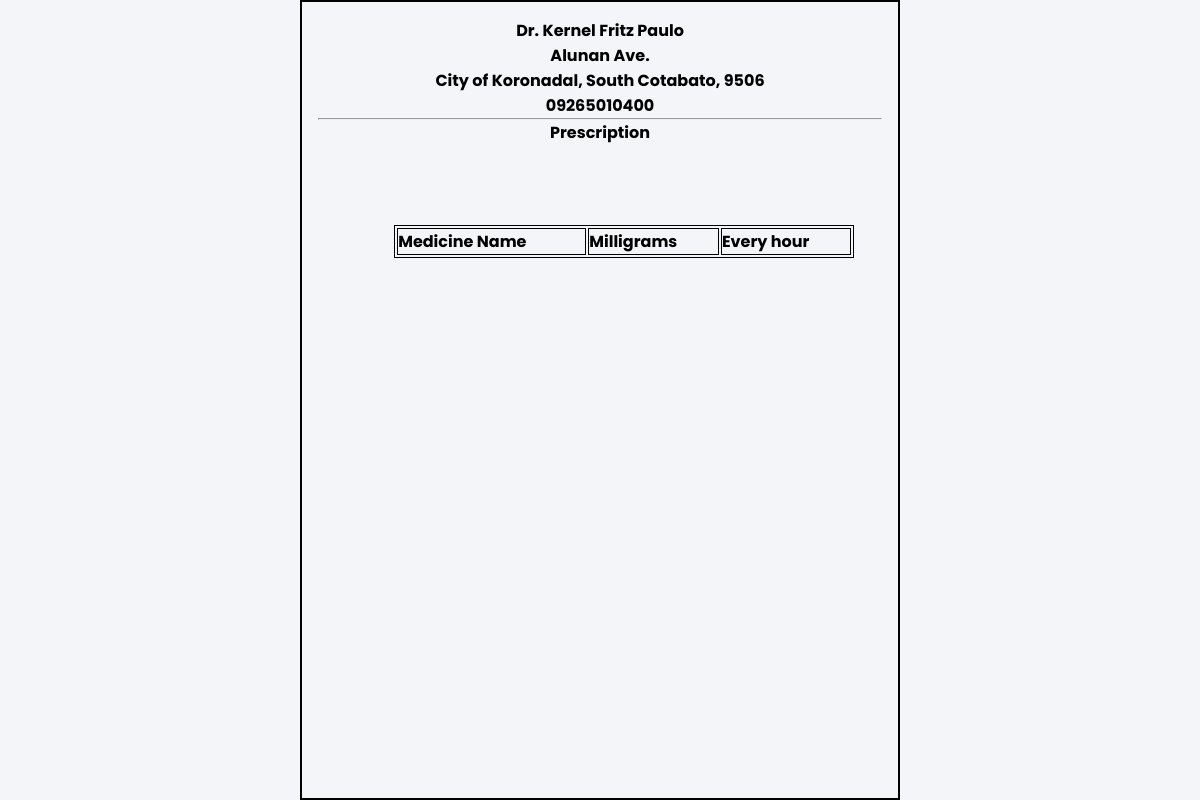
The page /prescriptionWatcher.php?acct_id=1 on the database as committed earlier.
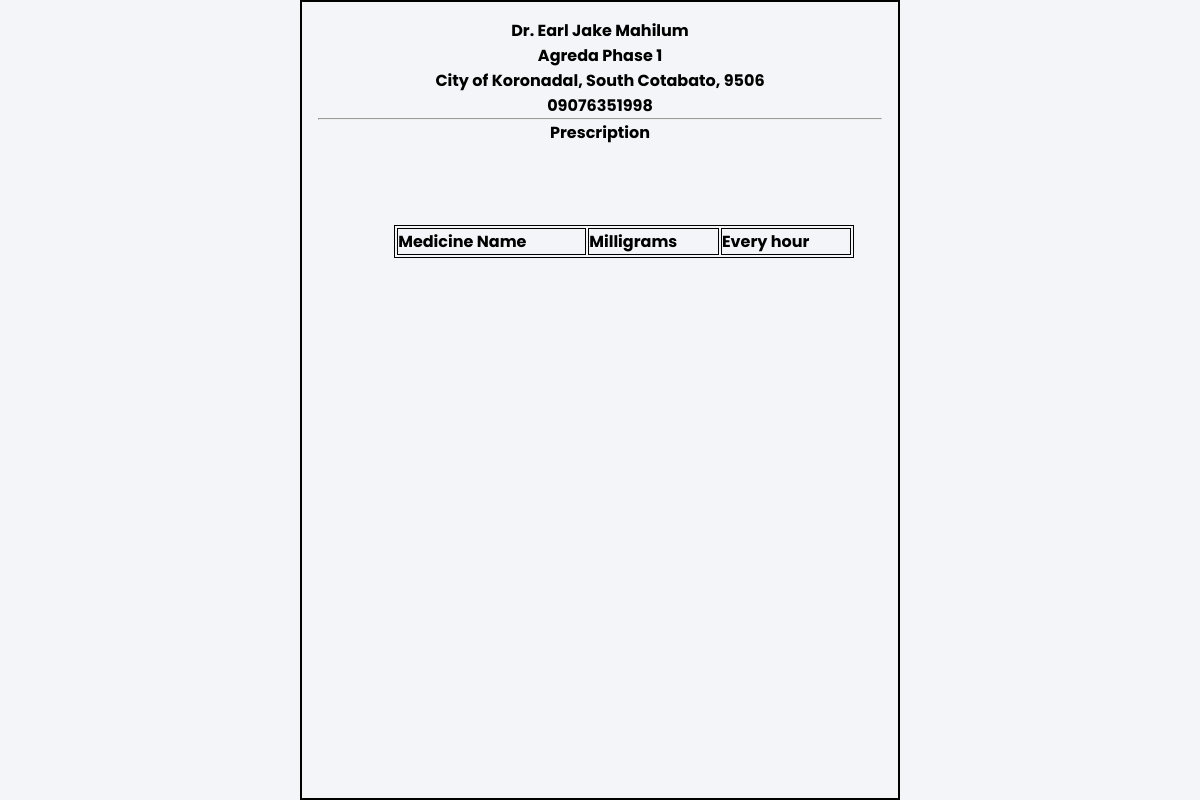
The same page on the database as committed later.
### tables this page shows
CREATE TABLE `account` (
  `acct_id` int(11) NOT NULL,
  `last_name` varchar(100) NOT NULL,
  `first_name` varchar(100) NOT NULL,
  `username` varchar(50) NOT NULL,
  `password` varchar(50) NOT NULL,
  `email` varchar(100) NOT NULL,
  `status` enum('0','1') NOT NULL,
  `type` enum('0','1') NOT NULL,
  `avatar` varchar(100) DEFAULT 'icon.png'
);

CREATE TABLE `clinic_info` (
  `clinic_id` int(11) NOT NULL,
  `doc_clinic_id` int(11) DEFAULT NULL,
  `clinic_address` varchar(100) DEFAULT NULL,
  `office_days` varchar(100) DEFAULT NULL,
  `office_time` varchar(100) DEFAULT NULL,
  `contact_info` varchar(15) DEFAULT NULL
);

### prescriptionWatcher.php (the view, shortened to what this page needs)
<?php
	include('connect.php');
	if(isset($_GET['acct_id']))
	{
		$id = $_GET['acct_id'];
	}
 ?>
 <!DOCTYPE html>
 <html>
 <head>
 </head>
 	<link rel="stylesheet" type="text/css" href="css/prescriptionWatcher.css">
 	<link rel="stylesheet" type="text/css" href="css/diagnosisPrescriptionForm.css">
 <body>
<div class="watcher-container">
<?php
	$select_query="SELECT * FROM `account`,`clinic_info` WHERE doc_clinic_id = '$id' AND acct_id = $id";
	$result=mysqli_query($con,$select_query);
	while ($row=mysqli_fetch_assoc($result)) {
	$address = $row['clinic_address'];
	$contact = $row['contact_info'];
	$doctor = $row['last_name'];
	$firstname = $row['first_name'];
	echo "
	<div class='header'>
	<h4>
	Dr. $firstname $doctor
	</h4>
	</div>
	<div class='header'>
	<h4>
	$address
	</h4>
	</div>
	<div class='header'>
	<h4>
	City of Koronadal, South Cotabato, 9506
	</h4>
	</div>
	<div class='header'>
	<h4>
	$contact
	</h4>
	</div>";
}
 ?>
<hr width="100%">
		<h4>Prescription</h4>
			<div class="presc-table-contain">
			<table class="table-watcher" id="presc_id">
				<tbody id="table_body">
			<tr>
				<td><b>Medicine Name</b></td>
				<td><b>Milligrams</b></td>
				<td><b>Every hour</b></td>
			</tr>
</tbody>
</table>
			</div>
		</div>
 </body>
 </html>

### css/prescriptionWatcher.css (style rules this page uses)
* { background-color: #f3f5f9; margin: 0; padding: 0; font-family: "Poppins", sans-serif; }
.watcher-container { display: flex; flex-direction: column; align-items: center; justify-content: center; width: 50%; height: 100%; border: solid black 2px; padding: 1em; position: absolute; left: 25%; }
.presc-table-contain { display: flex; flex-direction: column; width: 100%; height: 100%; align-items: flex-start; justify-content: flex-start; border-radius: 3px; padding-top: 5em; padding-left: 3em; width: 90%; }
.table-watcher { width: 100%; border: 1px solid; }
.table-watcher td { border: 1px solid; }
.header { display: flex; justify-content: center; align-self: center; }

### css/diagnosisPrescriptionForm.css (style rules this page uses)
* { background-color: #f3f5f9; margin: 0; padding: 0; box-sizing: border-box; font-family: "Poppins", sans-serif; }

Rows that differ between the two databases and show on the page:
changed account: first_name "Kernel Fritz" → "Earl Jake"; last_name "Paulo" → "Mahilum"; clinic_info.clinic_address "Alunan Ave." → "Agreda Phase 1"; clinic_info.contact_info "09265010400" → "09076351998"
